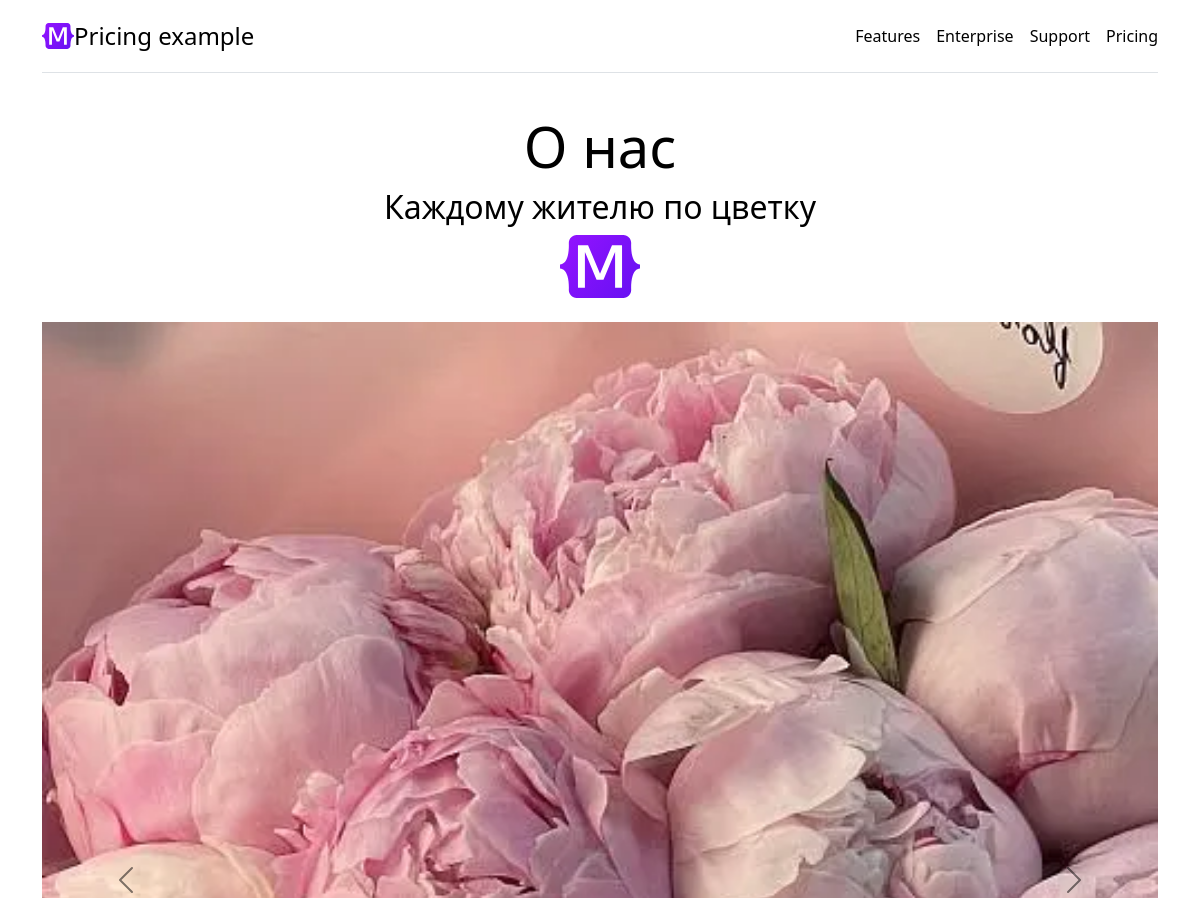
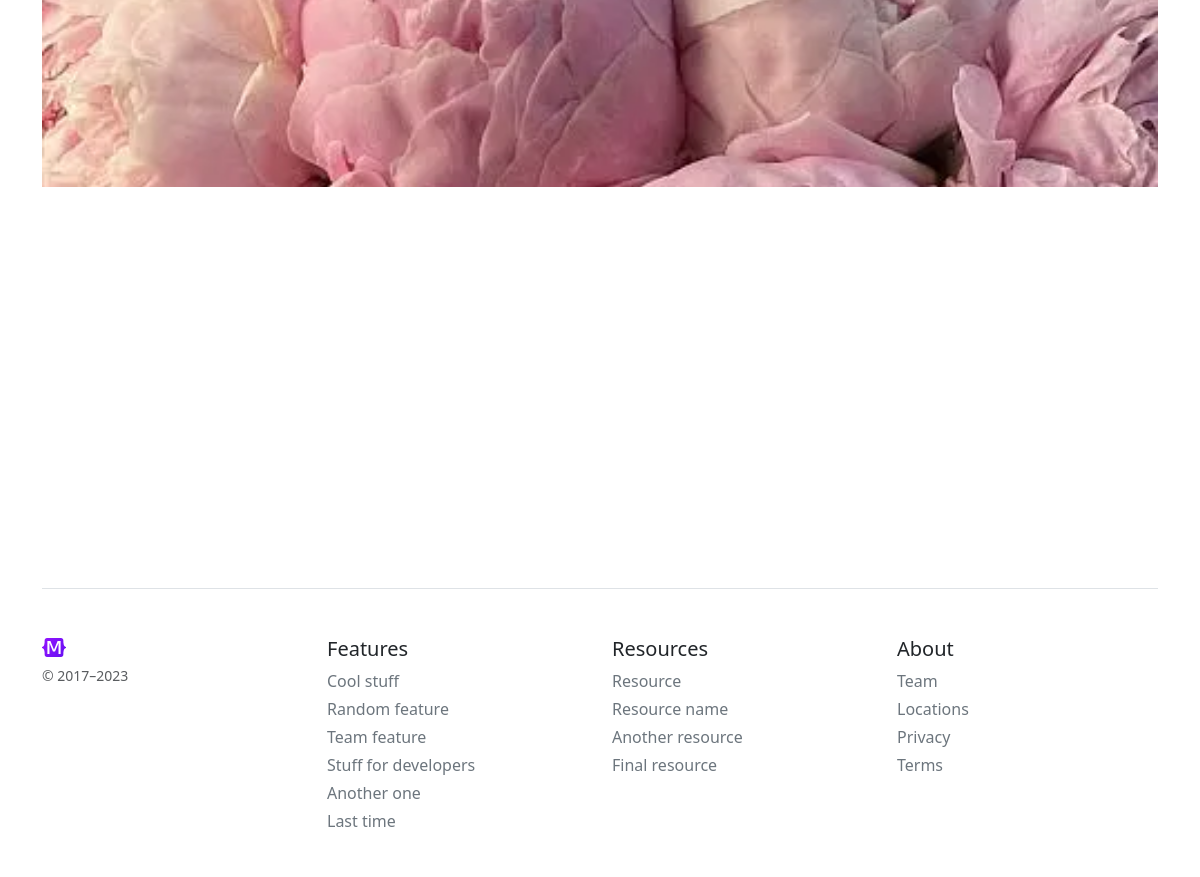
/about/, run on an earlier commit of the app's database (2 pictures, top to bottom).
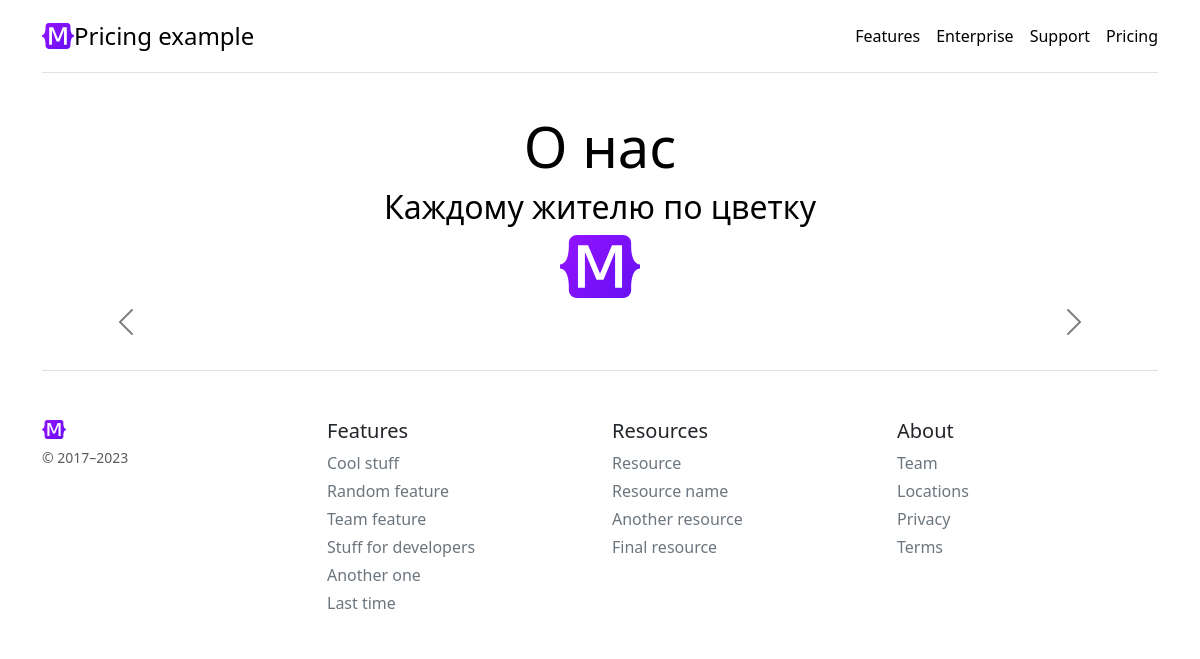
And on a later commit of the database.
### products/models.py (models this page shows, shortened)
class Product(NameMixin,
              models.Model):
    objects = models.Manager()  # По умолчанию. Нужен для админки.
    in_stock = ProductManager()
    added = models.DateTimeField(auto_now_add=True,
                                 verbose_name="Дата добавления")
    photo = models.ImageField(verbose_name="Фото. Рекомендовано 500 x 500 px", blank=False)
    price = models.DecimalField(max_digits=10,
                                decimal_places=2,
                                verbose_name="Цена",
                                validators=[MinValueValidator(Decimal('0.01'))])
    origin = models.ForeignKey(
        "Country",
        on_delete=models.CASCADE,
        verbose_name="Страна-производитель",
    )
    color = models.ForeignKey(
        "Color",
        on_delete=models.CASCADE,
        verbose_name="Цвет",
    )
    category = models.ForeignKey(
        "Category",
        on_delete=models.CASCADE,
        verbose_name="Категория / Вид товара",
    )
    stock = models.PositiveIntegerField(default=0,
                                        null=False,
                                        blank=False,
                                        verbose_name="Остаток товара")
    class Meta:
        verbose_name = "Товар"
        verbose_name_plural = "Товары"

### companies/views.py (the view)
# urls.py: path("about/", AboutCompanyView.as_view(), name="about"),
class AboutCompanyView(TemplateView):
    template_name = "companies/about.html"
    def get_context_data(self, **kwargs):
        context = super().get_context_data(**kwargs)
        context["object_list"] = Product.in_stock.all()[:5]
        return context

### products/models.py (called while the page is built)
    def get_queryset(self):
        return super().get_queryset().filter(stock__gte=1).order_by("-added")

### companies/templates/companies/about.html (shortened to what this page needs)
{% extends 'general/base.html' %}
{% load static %}
{% block headline %}
<div class="pricing-header p-3 pb-md-4 mx-auto text-center">
  <h1 class="display-4 fw-normal text-body-emphasis">О нас</h1>
  <h2 class="fw-normal text-body-emphasis">Каждому жителю по цветку</h2>
  <img class="about-logo" src="{% static 'companies/img/logo.svg' %}" alt="logo">
</div>
{% endblock %}
{% block content %}
<div id="carouselExampleCaptions" class="carousel carousel-dark slide" data-bs-ride="carousel">
  <div class="carousel-indicators">
    {% for object in object_list %}
    <button type="button" data-bs-target="#carouselExampleCaptions" data-bs-slide-to="{{ forloop.counter0 }}" {% if forloop.first %}class="active" aria-current="true"{% endif %} aria-label="Slide {{ forloop.counter }}"></button>
    {% endfor %}
  </div>
  <div class="carousel-inner">
    {% for object in object_list %}
    <div class="carousel-item {% if forloop.first %}active{% endif %}">
      <img src="{{ object.photo.url }}" class="d-block w-100" alt="{{ object.name }}">
      <div class="carousel-caption d-none d-md-block">
        <h5>{{ object.name }}</h5>
        <p>В продаже с {{ object.added }}</p>
      </div>
    </div>
    {% endfor %}
  </div>
  <button class="carousel-control-prev" type="button" data-bs-target="#carouselExampleCaptions" data-bs-slide="prev">
    <span class="carousel-control-prev-icon" aria-hidden="true"></span>
  </button>
  <button class="carousel-control-next" type="button" data-bs-target="#carouselExampleCaptions" data-bs-slide="next">
    <span class="carousel-control-next-icon" aria-hidden="true"></span>
  </button>
</div>
{% endblock %}

What changed in the data, as far as the page shows it:
no longer on this page (row edited): Product: photo (picture)
